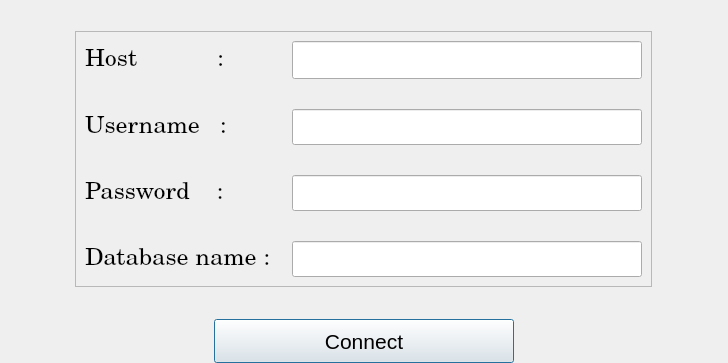
<?xml version="1.0" encoding="UTF-8"?>
<ui version="4.0">
 <class>Dialog</class>
 <widget class="QDialog" name="Dialog">
  <property name="geometry">
   <rect>
    <x>0</x>
    <y>0</y>
    <width>728</width>
    <height>363</height>
   </rect>
  </property>
  <property name="maximumSize">
   <size>
    <width>728</width>
    <height>363</height>
   </size>
  </property>
  <property name="windowTitle">
   <string>Database Login</string>
  </property>
  <property name="windowIcon">
   <iconset>
    <normaloff>decoders.ico</normaloff>decoders.ico</iconset>
  </property>
  <layout class="QVBoxLayout" name="verticalLayout">
   <property name="spacing">
    <number>0</number>
   </property>
   <property name="leftMargin">
    <number>0</number>
   </property>
   <property name="topMargin">
    <number>0</number>
   </property>
   <property name="rightMargin">
    <number>0</number>
   </property>
   <property name="bottomMargin">
    <number>0</number>
   </property>
   <item alignment="Qt::AlignHCenter|Qt::AlignVCenter">
    <widget class="QFrame" name="frame">
     <property name="styleSheet">
      <string notr="true"/>
     </property>
     <property name="frameShape">
      <enum>QFrame::StyledPanel</enum>
     </property>
     <property name="frameShadow">
      <enum>QFrame::Raised</enum>
     </property>
     <layout class="QVBoxLayout" name="verticalLayout_2">
      <item>
       <layout class="QFormLayout" name="formLayout">
        <property name="horizontalSpacing">
         <number>21</number>
        </property>
        <property name="verticalSpacing">
         <number>30</number>
        </property>
        <item row="0" column="0">
         <widget class="QLabel" name="urllabel">
          <property name="font">
           <font>
            <family>Century</family>
            <pointsize>18</pointsize>
           </font>
          </property>
          <property name="text">
           <string>Host            :</string>
          </property>
         </widget>
        </item>
        <item row="0" column="1">
         <widget class="QLineEdit" name="urlLineEdit">
          <property name="minimumSize">
           <size>
            <width>350</width>
            <height>0</height>
           </size>
          </property>
          <property name="font">
           <font>
            <family>Caladea</family>
            <pointsize>19</pointsize>
           </font>
          </property>
         </widget>
        </item>
        <item row="1" column="0">
         <widget class="QLabel" name="usernameLabel">
          <property name="font">
           <font>
            <family>Century</family>
            <pointsize>18</pointsize>
           </font>
          </property>
          <property name="text">
           <string>Username   :</string>
          </property>
         </widget>
        </item>
        <item row="1" column="1">
         <widget class="QLineEdit" name="usernameLineEdit">
          <property name="font">
           <font>
            <family>Caladea</family>
            <pointsize>18</pointsize>
           </font>
          </property>
         </widget>
        </item>
        <item row="2" column="0">
         <widget class="QLabel" name="passwordLabel">
          <property name="font">
           <font>
            <family>Century</family>
            <pointsize>18</pointsize>
           </font>
          </property>
          <property name="text">
           <string>Password    :</string>
          </property>
         </widget>
        </item>
        <item row="2" column="1">
         <widget class="QLineEdit" name="passwordLineEdit">
          <property name="font">
           <font>
            <family>Caladea</family>
            <pointsize>18</pointsize>
           </font>
          </property>
         </widget>
        </item>
        <item row="3" column="0">
         <widget class="QLabel" name="databaseNameLabel">
          <property name="font">
           <font>
            <family>Century</family>
            <pointsize>18</pointsize>
           </font>
          </property>
          <property name="text">
           <string>Database name :</string>
          </property>
         </widget>
        </item>
        <item row="3" column="1">
         <widget class="QLineEdit" name="databaseNameLineEdit">
          <property name="font">
           <font>
            <family>Caladea</family>
            <pointsize>18</pointsize>
           </font>
          </property>
         </widget>
        </item>
       </layout>
      </item>
     </layout>
    </widget>
   </item>
   <item alignment="Qt::AlignHCenter">
    <widget class="QPushButton" name="connect_pushbutton">
     <property name="minimumSize">
      <size>
       <width>300</width>
       <height>44</height>
      </size>
     </property>
     <property name="font">
      <font>
       <pointsize>16</pointsize>
      </font>
     </property>
     <property name="text">
      <string>Connect</string>
     </property>
    </widget>
   </item>
  </layout>
 </widget>
 <resources/>
 <connections>
  <connection>
   <sender>databaseNameLineEdit</sender>
   <signal>returnPressed()</signal>
   <receiver>connect_pushbutton</receiver>
   <slot>click()</slot>
   <hints>
    <hint type="sourcelabel">
     <x>466</x>
     <y>255</y>
    </hint>
    <hint type="destinationlabel">
     <x>363</x>
     <y>340</y>
    </hint>
   </hints>
  </connection>
 </connections>
</ui>
